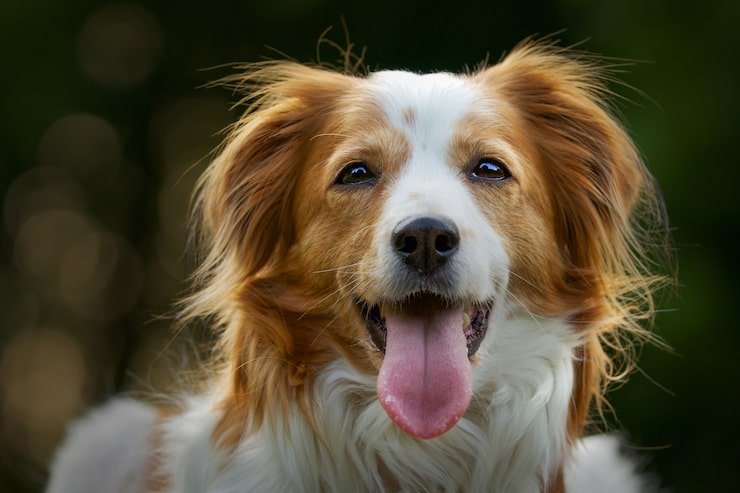
#> input picture dog.jpg, 740 x 493 px
$ jupyter execute 19.ipynb
#> lines starting #> are read from the running program, lines starting #| are printed output that depends on the picture; after the words box and inside, x2 and y2 are one past the last pixel; in counts of white or black regions, pixels touching at a corner belong together
## 19. Write a python program to implement edge detection using Sobel, Prewitt, and Canny operators.

[cell 1]
import cv2
import numpy as np
import matplotlib.pyplot as plt

**Purpose:** Defines Sobel edge detection using horizontal and vertical gradient kernels.

[cell 2]
def sobel_edge_detection(img):

    sobel_x = np.array([
        [-1, 0, 1],
        [-2, 0, 2],
        [-1, 0, 1]
    ])

    sobel_y = np.array([
        [-1, -2, -1],
        [ 0,  0,  0],
        [ 1,  2,  1]
    ])

    rows, cols = img.shape
    result = np.zeros((rows, cols), dtype=np.uint8)

    for i in range(1, rows - 1):
        for j in range(1, cols - 1):

            region = img[i-1:i+2, j-1:j+2].astype(np.int16)

            gx = np.sum(region * sobel_x)
            gy = np.sum(region * sobel_y)

            magnitude = np.sqrt(gx**2 + gy**2)

            result[i, j] = min(255, int(magnitude))

    return result

**Purpose:** Defines Prewitt edge detection using horizontal and vertical gradient kernels.

[cell 3]
def prewitt_edge_detection(img):

    prewitt_x = np.array([
        [-1, 0, 1],
        [-1, 0, 1],
        [-1, 0, 1]
    ])

    prewitt_y = np.array([
        [-1, -1, -1],
        [ 0,  0,  0],
        [ 1,  1,  1]
    ])

    rows, cols = img.shape
    result = np.zeros((rows, cols), dtype=np.uint8)

    for i in range(1, rows - 1):
        for j in range(1, cols - 1):

            region = img[i-1:i+2, j-1:j+2].astype(np.int16)

            gx = np.sum(region * prewitt_x)
            gy = np.sum(region * prewitt_y)

            magnitude = np.sqrt(gx**2 + gy**2)

            result[i, j] = min(255, int(magnitude))

    return result

**Purpose:** Runs Sobel, Prewitt, and Canny edge detection and displays the results.

[cell 4]
img = cv2.imread("../dog.jpg", 0)
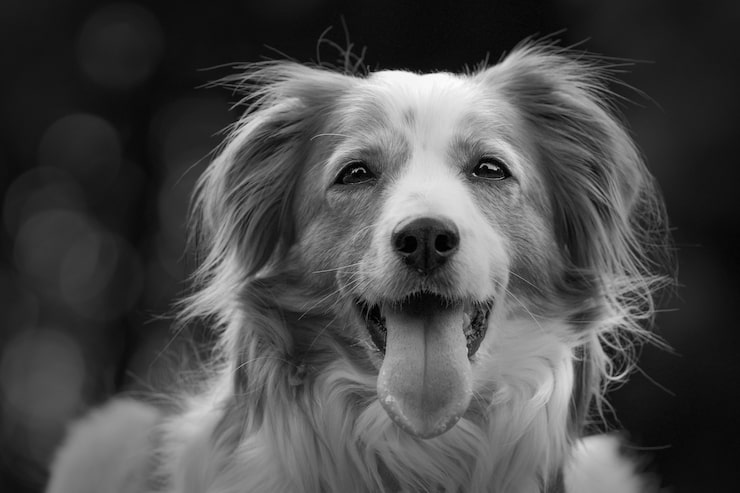
#> img: shape (493, 740); min 0, max 253, mean 74.8

if img is None:
    print("Image not found!")
    exit()


# Apply Edge Detection
sobel = sobel_edge_detection(img)
#> after the loop in sobel_edge_detection, `for i in range(1, rows - 1):`:
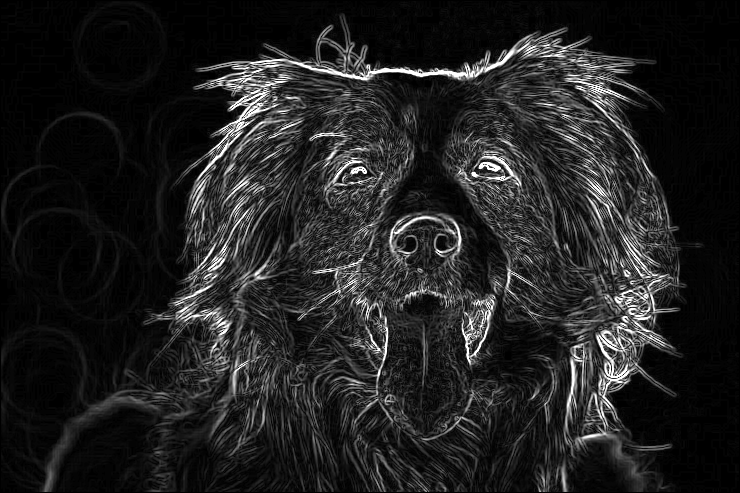
#> result: shape (493, 740); min 0, max 255, mean 33.1
prewitt = prewitt_edge_detection(img)
#> after the loop in prewitt_edge_detection, `for i in range(1, rows - 1):`:
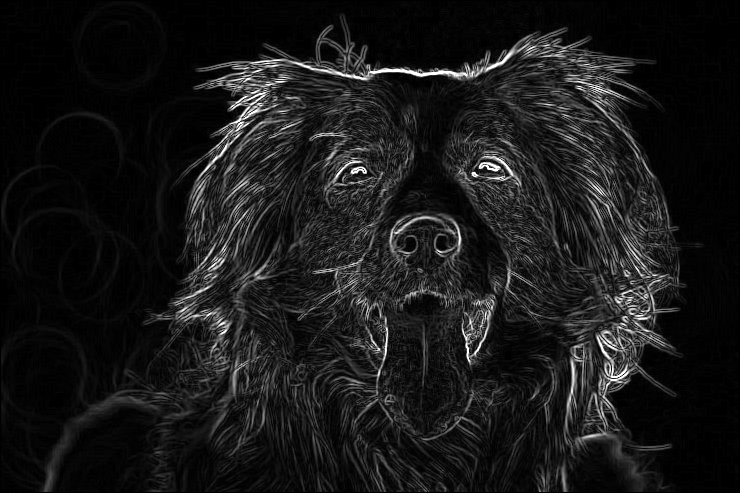
#> result: shape (493, 740); min 0, max 255, mean 24.5

# Canny Edge Detection (OpenCV)
canny = cv2.Canny(img, 100, 200)
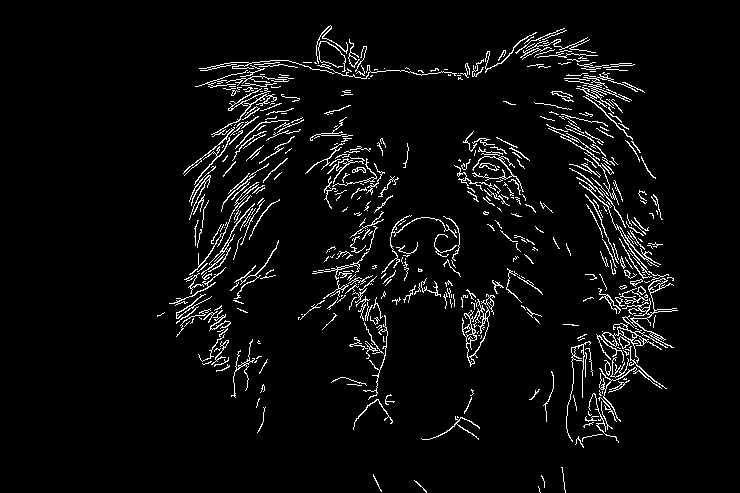
#> canny: shape (493, 740); 4.6% white in thin lines or dots, all inside (x1, y1, x2, y2) = (157, 25, 678, 493)


# Display Results
plt.figure(figsize=(12, 8))

plt.subplot(2, 2, 1)
plt.imshow(img, cmap='gray')
plt.title("Original Image")
plt.axis("off")

plt.subplot(2, 2, 2)
plt.imshow(sobel, cmap='gray')
plt.title("Sobel Edge Detection")
plt.axis("off")

plt.subplot(2, 2, 3)
plt.imshow(prewitt, cmap='gray')
plt.title("Prewitt Edge Detection")
plt.axis("off")

plt.subplot(2, 2, 4)
plt.imshow(canny, cmap='gray')
plt.title("Canny Edge Detection")
plt.axis("off")

plt.tight_layout()
plt.show()

$ run again, with cat.jpg copied over dog.jpg
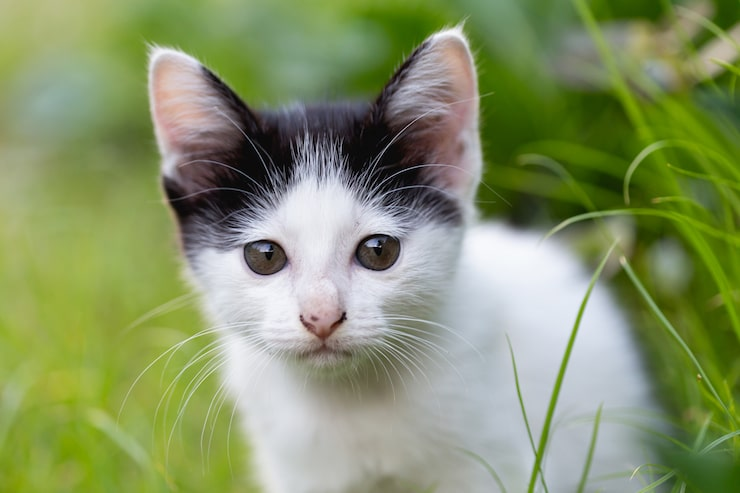
#> input picture cat.jpg, 740 x 493 px
#> after the loop in prewitt_edge_detection, `for i in range(1, rows - 1):`:
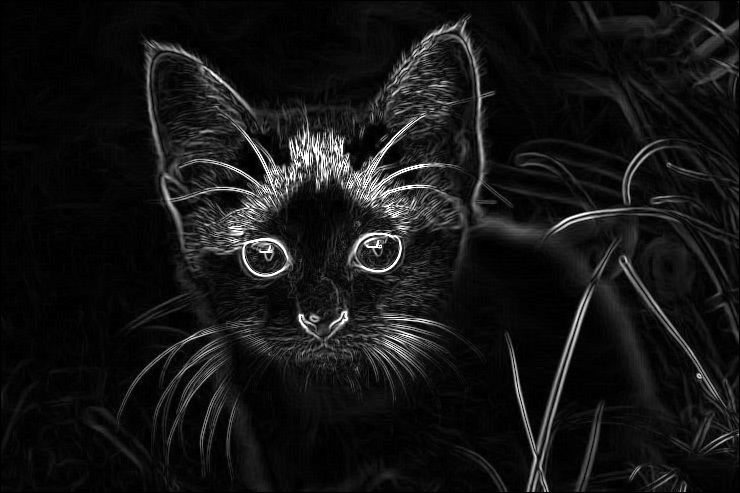
#> result: shape (493, 740); min 0, max 255, mean 21.2
#> `canny = cv2.Canny(img, 100, 200)`:
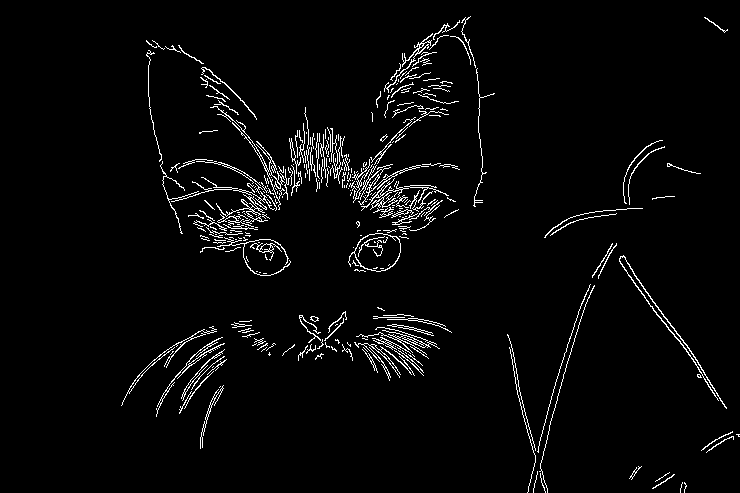
#> canny: shape (493, 740); 3.2% white in thin lines or dots, all inside (x1, y1, x2, y2) = (121, 16, 740, 493)
